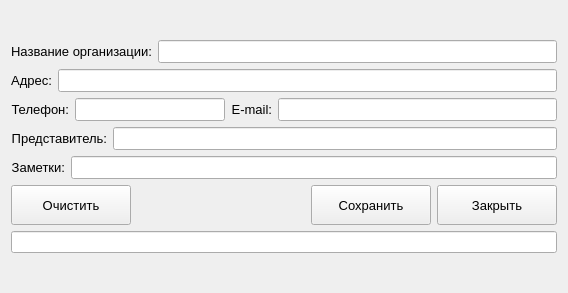
<?xml version="1.0" encoding="UTF-8"?>
<ui version="4.0">
 <class>owner</class>
 <widget class="QDialog" name="owner">
  <property name="geometry">
   <rect>
    <x>0</x>
    <y>0</y>
    <width>568</width>
    <height>293</height>
   </rect>
  </property>
  <property name="font">
   <font>
    <pointsize>10</pointsize>
   </font>
  </property>
  <property name="windowTitle">
   <string>Владелец</string>
  </property>
  <layout class="QGridLayout" name="gridLayout">
   <item row="0" column="0">
    <layout class="QVBoxLayout" name="verticalLayout">
     <item>
      <layout class="QHBoxLayout" name="horizontalLayout_2">
       <item>
        <widget class="QLabel" name="label">
         <property name="text">
          <string>Название организации:</string>
         </property>
         <property name="alignment">
          <set>Qt::AlignRight|Qt::AlignTrailing|Qt::AlignVCenter</set>
         </property>
        </widget>
       </item>
       <item>
        <widget class="QLineEdit" name="lineEdit_name"/>
       </item>
      </layout>
     </item>
     <item>
      <layout class="QHBoxLayout" name="horizontalLayout_3">
       <item>
        <widget class="QLabel" name="label_2">
         <property name="text">
          <string>Адрес:</string>
         </property>
         <property name="alignment">
          <set>Qt::AlignRight|Qt::AlignTrailing|Qt::AlignVCenter</set>
         </property>
        </widget>
       </item>
       <item>
        <widget class="QLineEdit" name="lineEdit_address"/>
       </item>
      </layout>
     </item>
     <item>
      <layout class="QHBoxLayout" name="horizontalLayout_4">
       <item>
        <widget class="QLabel" name="label_3">
         <property name="text">
          <string>Телефон:</string>
         </property>
         <property name="alignment">
          <set>Qt::AlignRight|Qt::AlignTrailing|Qt::AlignVCenter</set>
         </property>
        </widget>
       </item>
       <item>
        <widget class="QLineEdit" name="lineEdit_phone">
         <property name="maximumSize">
          <size>
           <width>150</width>
           <height>16777215</height>
          </size>
         </property>
        </widget>
       </item>
       <item>
        <widget class="QLabel" name="label_5">
         <property name="text">
          <string>E-mail:</string>
         </property>
         <property name="alignment">
          <set>Qt::AlignRight|Qt::AlignTrailing|Qt::AlignVCenter</set>
         </property>
        </widget>
       </item>
       <item>
        <widget class="QLineEdit" name="lineEdit_email"/>
       </item>
      </layout>
     </item>
     <item>
      <layout class="QHBoxLayout" name="horizontalLayout_5">
       <item>
        <widget class="QLabel" name="label_4">
         <property name="text">
          <string>Представитель:</string>
         </property>
         <property name="alignment">
          <set>Qt::AlignRight|Qt::AlignTrailing|Qt::AlignVCenter</set>
         </property>
        </widget>
       </item>
       <item>
        <widget class="QLineEdit" name="lineEdit_face"/>
       </item>
      </layout>
     </item>
     <item>
      <layout class="QHBoxLayout" name="horizontalLayout_6">
       <item>
        <widget class="QLabel" name="label_6">
         <property name="text">
          <string>Заметки:</string>
         </property>
         <property name="alignment">
          <set>Qt::AlignRight|Qt::AlignTrailing|Qt::AlignVCenter</set>
         </property>
        </widget>
       </item>
       <item>
        <widget class="QLineEdit" name="lineEdit_note"/>
       </item>
      </layout>
     </item>
     <item>
      <layout class="QHBoxLayout" name="horizontalLayout">
       <item>
        <widget class="QPushButton" name="pushButton_clear">
         <property name="minimumSize">
          <size>
           <width>120</width>
           <height>40</height>
          </size>
         </property>
         <property name="maximumSize">
          <size>
           <width>120</width>
           <height>40</height>
          </size>
         </property>
         <property name="text">
          <string>Очистить</string>
         </property>
         <property name="autoDefault">
          <bool>false</bool>
         </property>
        </widget>
       </item>
       <item>
        <spacer name="horizontalSpacer">
         <property name="orientation">
          <enum>Qt::Horizontal</enum>
         </property>
         <property name="sizeHint" stdset="0">
          <size>
           <width>40</width>
           <height>20</height>
          </size>
         </property>
        </spacer>
       </item>
       <item>
        <widget class="QPushButton" name="pushButton_save">
         <property name="minimumSize">
          <size>
           <width>120</width>
           <height>40</height>
          </size>
         </property>
         <property name="maximumSize">
          <size>
           <width>120</width>
           <height>40</height>
          </size>
         </property>
         <property name="text">
          <string>Сохранить</string>
         </property>
         <property name="autoDefault">
          <bool>false</bool>
         </property>
        </widget>
       </item>
       <item>
        <widget class="QPushButton" name="pushButton_close">
         <property name="minimumSize">
          <size>
           <width>120</width>
           <height>40</height>
          </size>
         </property>
         <property name="maximumSize">
          <size>
           <width>120</width>
           <height>40</height>
          </size>
         </property>
         <property name="text">
          <string>Закрыть</string>
         </property>
         <property name="autoDefault">
          <bool>false</bool>
         </property>
        </widget>
       </item>
      </layout>
     </item>
     <item>
      <widget class="QLineEdit" name="lineEdit_status">
       <property name="font">
        <font>
         <pointsize>8</pointsize>
        </font>
       </property>
      </widget>
     </item>
    </layout>
   </item>
  </layout>
 </widget>
 <resources/>
 <connections/>
</ui>
